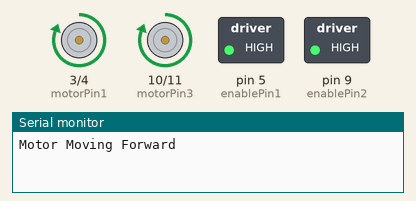
The sketch below on a simulated Arduino Uno, built with avr-gcc and run on an emulated ATmega328P. Shown: motor-driver pin pairs drawn as motors (green arrow = first pin HIGH = forward, orange = second pin HIGH = backward, longer = more drive), switched loads named in the sketch (green lamp = pin HIGH), the last lines printed to the serial monitor.

Above: at 0.1 s.
At 5.6 s:
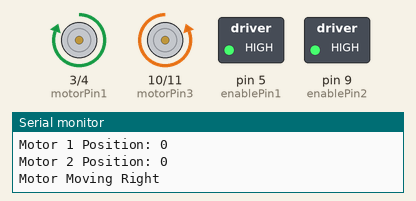
At 11.1 s:
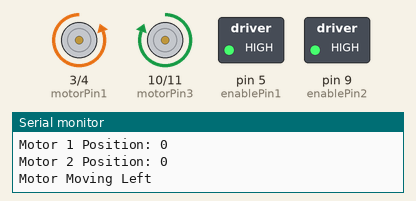
At 16.6 s:
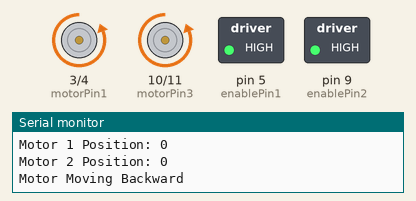
At 22.1 s:
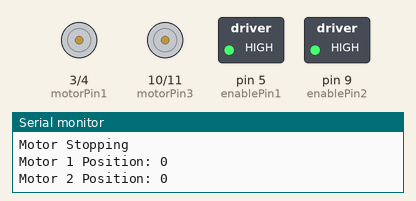
Timing chart, 0 to 23.6 s (numbered marks = the images above):
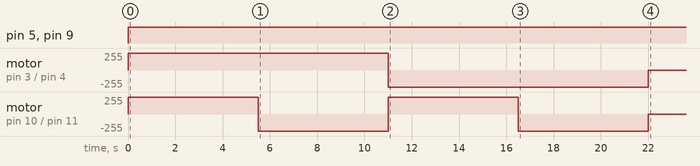

Measured:
- by itself, pin 5 (enablePin1), pin 9 (enablePin2): LOW → HIGH at 0.00 s
- by itself, motor on pin 3 (motorPin1) / pin 4 (motorPin2): stopped → forward 255/255 at 0.00 s, → backward 255/255 11.0 s later, → stopped 11.0 s later
- by itself, motor on pin 10 (motorPin3) / pin 11 (motorPin4): stopped → forward 255/255 at 0.00 s, → backward 255/255 5.5 s later, → forward 255/255 5.5 s later, → backward 255/255 5.5 s later, … (5 changes in this stretch)

The sketch:

EncodedMotorNavigation.ino
```cpp
// Motor1 control pins
const int motorPin1 = 3; // IN1 on L293D
const int motorPin2 = 4; // IN2 on L293D
const int enablePin1 = 5; // EN1 on L293D
// Motor2 control pins
const int motorPin3 = 10; // IN3 on L293D
const int motorPin4 = 11; // IN4 on L293D
const int enablePin2 = 9; // EN2 on L293D

// Encoder pins
const int motor1_encoderA = 6;
const int motor1_encoderB = 2;
const int motor2_encoderA = 8;
const int motor2_encoderB = 12;

// Encoder counts
volatile long motor1_position = 0;
volatile long motor2_position = 0;

// For counting time increments
enum {stop, moveForward, moveRight, moveLeft, moveBackward};
unsigned char roboState;

void setup() {
  // Set motor1 control pins as outputs
  pinMode(motorPin1, OUTPUT);
  pinMode(motorPin2, OUTPUT);
  pinMode(enablePin1, OUTPUT);

  // Set motor2 control pins as outputs
  pinMode(motorPin3, OUTPUT);
  pinMode(motorPin4, OUTPUT);
  pinMode(enablePin2, OUTPUT);

  // Encoder pins as inputs
  pinMode(motor1_encoderA, INPUT);
  pinMode(motor1_encoderB, INPUT);
  pinMode(motor2_encoderA, INPUT);
  pinMode(motor2_encoderB, INPUT);

  // Attach interrupts for encoders
  attachInterrupt(digitalPinToInterrupt(motor1_encoderA), updateMotorA, CHANGE);
  attachInterrupt(digitalPinToInterrupt(motor2_encoderA), updateMotorB, CHANGE);

  // Ensure motor1 is off at the start
  digitalWrite(motorPin1, LOW);
  digitalWrite(motorPin2, LOW);
  //digitalWrite(enablePin1, HIGH); // Enable the motor driver

  // Ensure motor2 is off at the start
  digitalWrite(motorPin3, LOW);
  digitalWrite(motorPin4, LOW);
  //digitalWrite(enablePin2, HIGH); // Enable the motor driver

  // Start Serial communication for debugging
  Serial.begin(9600);

  roboState = moveForward;
}

void loop() {
    // Example: Move both motors forward at full speed
  analogWrite(enablePin1, 255); // Full speed
  analogWrite(enablePin2, 255); // Full speed
  switch(roboState){
    case stop:
    	Serial.println("Motor Stopping");
    	digitalWrite(motorPin1, LOW);
        digitalWrite(motorPin2, LOW);

    	digitalWrite(motorPin3, LOW);
        digitalWrite(motorPin4, LOW);

    	break;

    case moveForward:
    	Serial.println("Motor Moving Forward");
    	// Rotate motor1 forward
        digitalWrite(motorPin1, HIGH);
        digitalWrite(motorPin2, LOW);

    	 // Rotate motor2 forward
        digitalWrite(motorPin3, HIGH);
        digitalWrite(motorPin4, LOW);

    	delay(5000);

    	roboState = moveRight;
        break;

    case moveRight:
    	Serial.println("Motor Moving Right");
    	// Rotate motor1 forward
        digitalWrite(motorPin1, HIGH);
        digitalWrite(motorPin2, LOW);

    	 // Rotate motor2 backward
        digitalWrite(motorPin3, LOW);
        digitalWrite(motorPin4, HIGH);

        delay(5000);
        roboState = moveLeft;
        break;

     case moveLeft:
    	Serial.println("Motor Moving Left");
    	// Rotate motor1 backward
        digitalWrite(motorPin1, LOW);
        digitalWrite(motorPin2, HIGH);

    	 // Rotate motor2 forward
        digitalWrite(motorPin3, HIGH);
        digitalWrite(motorPin4, LOW);

        delay(5000);
        roboState = moveBackward;
        break;

    case moveBackward:
    	Serial.println("Motor Moving Backward");
    	// Rotate motor1 backward
        digitalWrite(motorPin1, LOW);
        digitalWrite(motorPin2, HIGH);

    	 // Rotate motor2 backward
        digitalWrite(motorPin3, LOW);
        digitalWrite(motorPin4, HIGH);

        delay(5000);
        roboState = stop;
        break;

    default:
    	Serial.println("\n We hit the default");
      	roboState = moveForward;
  }

  // Print encoder positions to Serial Monitor
  Serial.print("Motor 1 Position: ");
  Serial.println(motor1_position);
  Serial.print("Motor 2 Position: ");
  Serial.println(motor2_position);

  delay(500); // Adjust delay as needed
}

void updateMotorA() {
  int stateA = digitalRead(motor1_encoderA);
  int stateB = digitalRead(motor1_encoderB);

  if (stateA == stateB) {
    motor1_position++;
  } else {
    motor1_position--;
  }
}

void updateMotorB() {
  int stateA = digitalRead(motor2_encoderA);
  int stateB = digitalRead(motor2_encoderB);

  if (stateA == stateB) {
    motor2_position++;
  } else {
    motor2_position--;
  }
}
```
